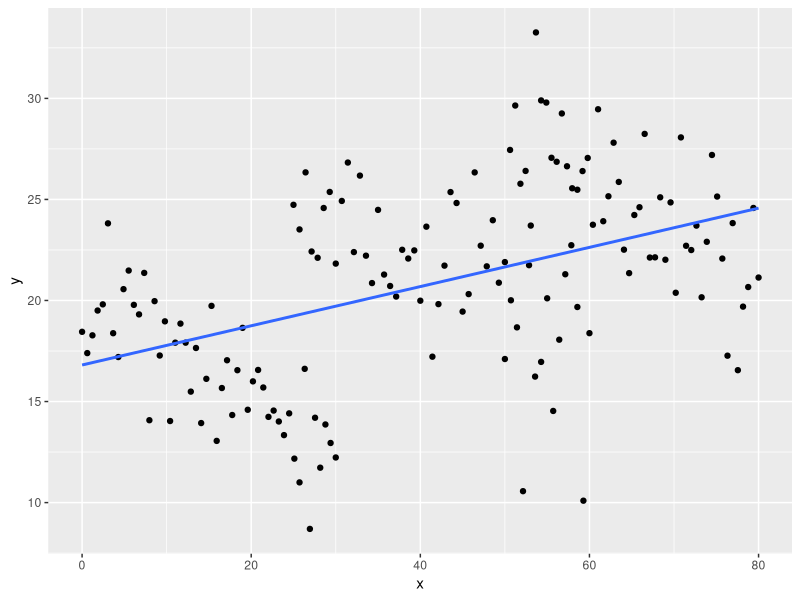
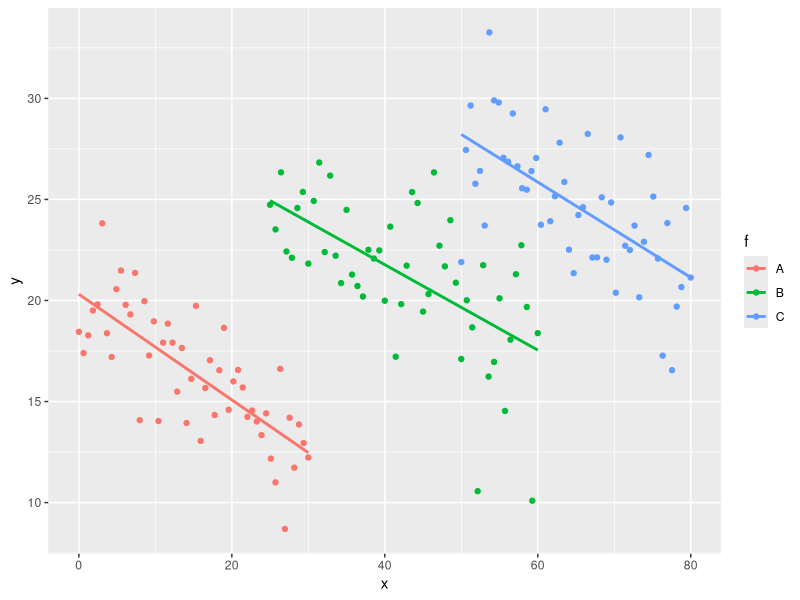

R code for these plots, in order:
library(plm)

data(Grunfeld)
class(Grunfeld)

f = as.formula('inv ~ value + capital')

# Pooling model is just a regular OLS
model_1 = plm(f, Grunfeld, model = 'pooling')
model_2 = lm(f, Grunfeld)

summary(model_1)
summary(model_2)

# FE
model_3 = plm(f, Grunfeld, model = 'within')
summary(model_3)
fixef(model_3)

model_4 = plm(f, Grunfeld, model = 'within', effect = 'time')
summary(model_4)
fixef(model_4)

model_5 = plm(f, Grunfeld, model = 'within', effect = 'twoways')
summary(model_5, vcov = vcovHC)
fixef(model_5, effect = 'individual')
fixef(model_5, effect = 'time')

# RE
model_6 = plm(f, Grunfeld, model = 'random')
summary(model_6)

model_7 = plm(f, Grunfeld, model = 'random', effect = 'time')
summary(model_7)

model_8 = plm(f, Grunfeld, model = 'random', effect = 'twoways')
summary(model_8, vcov = vcovHC)

# Data simulation
library(ggplot2)
set.seed(2137)
beta_pop = -0.25

x = c(
  seq(0, 30, length.out = 50)
  , seq(25, 60, length.out = 50)
  , seq(50, 80, length.out = 50)
)

y = c(
  20 + beta_pop * x[1:50] + rnorm(50, 0, 2)
  , 30 + beta_pop * x[51:100] + rnorm(50, 2, 3)
  , 40 + beta_pop * x[101:150] + rnorm(50, 1, 2.5)
)

f = as.factor(rep(c('A', 'B', 'C'), each = 50))

df = data.frame(x = x, y = y, f = f)

ggplot(df, aes(x = x, y = y)) +
  geom_point() +
  geom_smooth(method = 'lm', se = FALSE)

ggplot(df, aes(x = x, y = y, color = f)) +
  geom_point() +
  geom_smooth(method = 'lm', se = FALSE)
